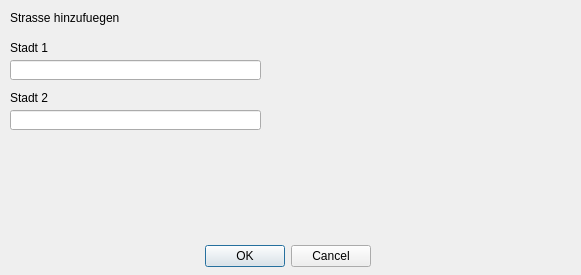
<?xml version="1.0" encoding="UTF-8"?>
<ui version="4.0">
 <class>DialogStreet</class>
 <widget class="QDialog" name="DialogStreet">
  <property name="geometry">
   <rect>
    <x>0</x>
    <y>0</y>
    <width>581</width>
    <height>275</height>
   </rect>
  </property>
  <property name="windowTitle">
   <string>Dialog</string>
  </property>
  <widget class="QDialogButtonBox" name="buttonBox">
   <property name="geometry">
    <rect>
     <x>30</x>
     <y>240</y>
     <width>341</width>
     <height>32</height>
    </rect>
   </property>
   <property name="orientation">
    <enum>Qt::Horizontal</enum>
   </property>
   <property name="standardButtons">
    <set>QDialogButtonBox::Cancel|QDialogButtonBox::Ok</set>
   </property>
  </widget>
  <widget class="QLineEdit" name="lineEdit">
   <property name="geometry">
    <rect>
     <x>10</x>
     <y>60</y>
     <width>251</width>
     <height>20</height>
    </rect>
   </property>
  </widget>
  <widget class="QLabel" name="label">
   <property name="geometry">
    <rect>
     <x>10</x>
     <y>10</y>
     <width>131</width>
     <height>16</height>
    </rect>
   </property>
   <property name="text">
    <string>Strasse hinzufuegen</string>
   </property>
  </widget>
  <widget class="QLabel" name="label_2">
   <property name="geometry">
    <rect>
     <x>10</x>
     <y>40</y>
     <width>161</width>
     <height>16</height>
    </rect>
   </property>
   <property name="text">
    <string>Stadt 1</string>
   </property>
  </widget>
  <widget class="QLabel" name="label_3">
   <property name="geometry">
    <rect>
     <x>10</x>
     <y>90</y>
     <width>211</width>
     <height>16</height>
    </rect>
   </property>
   <property name="text">
    <string>Stadt 2</string>
   </property>
  </widget>
  <widget class="QLineEdit" name="lineEdit_2">
   <property name="geometry">
    <rect>
     <x>10</x>
     <y>110</y>
     <width>251</width>
     <height>20</height>
    </rect>
   </property>
  </widget>
 </widget>
 <resources/>
 <connections>
  <connection>
   <sender>buttonBox</sender>
   <signal>accepted()</signal>
   <receiver>DialogStreet</receiver>
   <slot>accept()</slot>
   <hints>
    <hint type="sourcelabel">
     <x>248</x>
     <y>254</y>
    </hint>
    <hint type="destinationlabel">
     <x>157</x>
     <y>274</y>
    </hint>
   </hints>
  </connection>
  <connection>
   <sender>buttonBox</sender>
   <signal>rejected()</signal>
   <receiver>DialogStreet</receiver>
   <slot>reject()</slot>
   <hints>
    <hint type="sourcelabel">
     <x>316</x>
     <y>260</y>
    </hint>
    <hint type="destinationlabel">
     <x>286</x>
     <y>274</y>
    </hint>
   </hints>
  </connection>
 </connections>
</ui>
